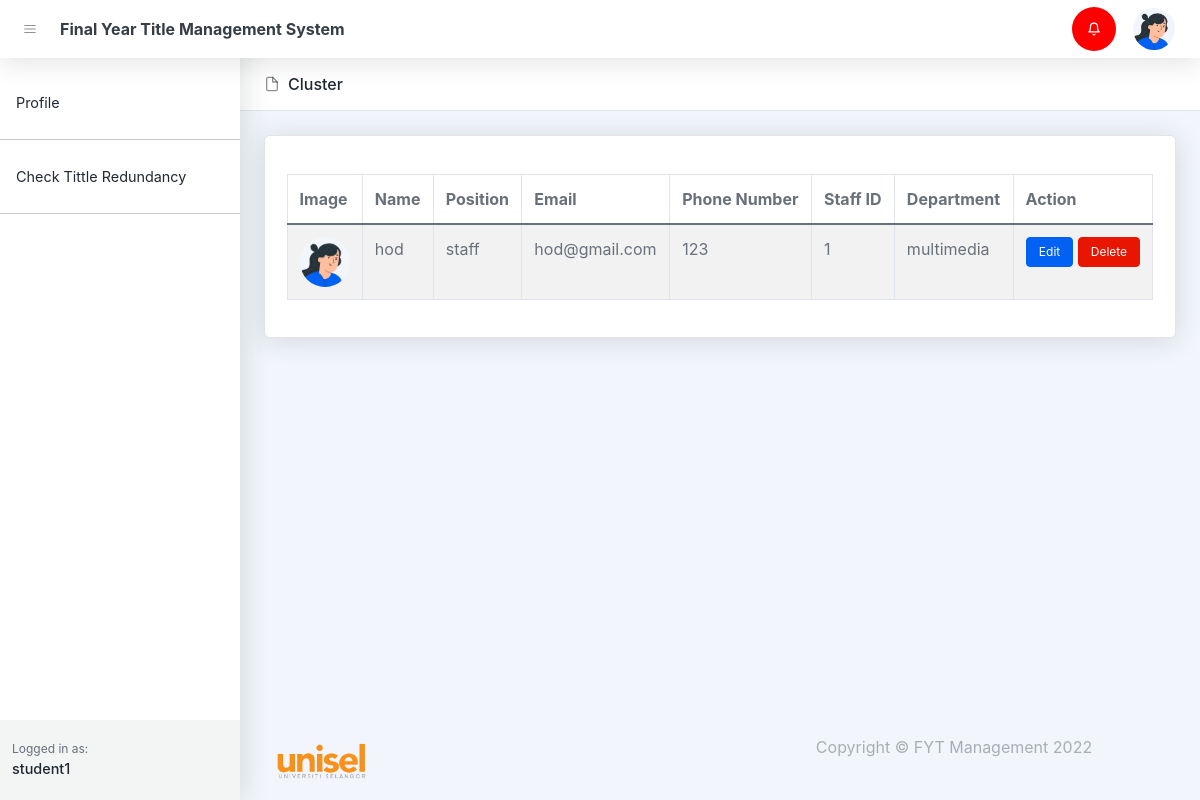
Screenshot of /hod-list.php (signed in) with the database file from the repository.
### tables this page shows
CREATE TABLE `notifications` (
  `id` bigint(20) UNSIGNED NOT NULL,
  `user_id` text DEFAULT NULL,
  `notification` text DEFAULT NULL,
  `status` varchar(255) DEFAULT NULL,
  `created_at` timestamp NULL DEFAULT NULL,
  `updated_at` timestamp NULL DEFAULT NULL
);

CREATE TABLE `users` (
  `id` bigint(20) UNSIGNED NOT NULL,
  `name` varchar(255) NOT NULL,
  `email` varchar(255) DEFAULT NULL,
  `handphone` varchar(255) DEFAULT NULL,
  `roles` varchar(255) DEFAULT NULL,
  `password` varchar(255) DEFAULT NULL,
  `image` text DEFAULT NULL,
  `created_at` timestamp NULL DEFAULT NULL,
  `updated_at` timestamp NULL DEFAULT NULL
);

CREATE TABLE `staffs` (
  `id` bigint(20) UNSIGNED NOT NULL,
  `user_id` bigint(20) NOT NULL,
  `roles` varchar(255) DEFAULT NULL,
  `staff_id` varchar(255) DEFAULT NULL,
  `department` varchar(255) DEFAULT NULL,
  `fypcoordinator_status` varchar(255) DEFAULT NULL,
  `cluster_status` varchar(255) DEFAULT NULL,
  `status` varchar(255) DEFAULT NULL,
  `created_at` timestamp NULL DEFAULT NULL,
  `updated_at` timestamp NULL DEFAULT NULL,
  `cluster_id` varchar(255) DEFAULT NULL
);

### hod-list.php (the view, shortened to what this page needs)
<!DOCTYPE html>
<html lang="en">
    <head>
       <?php include('layout_admin/header.php')?>
    </head>
    <body class="nav-fixed">
        <?php include('layout_admin/navbar.php')?>
        <div id="layoutSidenav">
            <div id="layoutSidenav_nav">
                <?php include('layout_admin/sidenav.php')?>
            </div>
            <div id="layoutSidenav_content">
                <main>
                    <header class="page-header page-header-compact page-header-light border-bottom bg-white mb-4">
                        <div class="container-xl px-4">
                            <div class="page-header-content">
                                <div class="row align-items-center justify-content-between pt-3">
                                    <div class="col-auto mb-3">
                                        <h1 class="page-header-title">
                                            <div class="page-header-icon"><i data-feather="file"></i></div>
                                            Cluster
                                        </h1>
                                    </div>
                                </div>
                            </div>
                        </div>
                    </header>
                    <?php
                        $conn = setDbConnection();
                        $clusters = null;
                        $query = "select users.* , staffs.id as cluster_id, staffs.staff_id, staffs.department, staffs.cluster_status from users
                        left join staffs on staffs.user_id = users.id
                        where staffs.roles = 'hod' order by users.id desc";
                        $result = $conn->query($query);
                        if ($result->num_rows > 0) {
                            while ($row = $result->fetch_assoc()) {
                                $clusters[] = $row;
                            }
                        }
                    ?>
                    <div class="container-xl px-4">
                        <div class="card mb-4">
                            <div class="card-body">
                                <table class="table table-bordered table-striped table-hover">
                                    <thead>
                                        <tr>
                                            <th>Image</th>
                                            <th>Name</th>
                                            <th>Position</th>
                                            <th>Email</th>
                                            <th>Phone Number</th>
                                            <th>Staff ID</th>
                                            <th>Department</th>
                                            <th>Action</th>
                                        </tr>
                                    </thead>
                                    <tbody>
                                        <?php
                                            if( $clusters != NULL){
                                                foreach ($clusters as $key => $value) {
                                                    $image = null;
                                                    if(isset($value['image'])){
                                                        $image = '<img class="user-img" src="/fyp/assets/profile/'.$value['image'].'">';
                                                    }else{
                                                        $image = '<img class="user-img" src="/fyp/assets/img/illustrations/profiles/profile-1.png">';
                                                    }
                                                    echo '
                                                    <tr>
                                                        <td>'.$image.'</td>
                                                        <td>'.$value['name'].'</td>
                                                        <td>'.$value['roles'].'</td>
                                                        <td>'.$value['email'].'</td>
                                                        <td>'.$value['handphone'].'</td>
                                                        <td>'.$value['staff_id'].'</td>
                                                        <td>'.$value['department'].'</td>
                                                        <td class="text-center">
                                                            <a href="edit-hod.php?hod_id='.$value['id'].'" class="btn btn-sm btn-primary">Edit</a>
                                                            <a href="controllers/delete-hod.php?hod_id='.$value['id'].'" class="btn btn-sm btn-danger">Delete</a>
                                                        </td>
                                                    </tr>';
                                                }
                                            }else{
                                                echo '<tr><td colspan=8>No Cluster Created</td></tr>';
                                            }
                                        ?>
                                    </tbody>
                                </table>
                            </div>
                        </div>
                    </div>
                </main>
                <?php include('layout_admin/footer.php')?>
            </div>
        </div>
    </body>
</html>

### hod-list.php (style rules this page uses)
.user-img { width: 50px; height: 50px; border-radius: 50%; }

### rows the page displays
users: name "hod", roles "staff", email "hod@gmail.com", handphone "123", staffs.staff_id "1", staffs.department "multimedia"

### other values shown
$_SESSION['name'] "student1"
